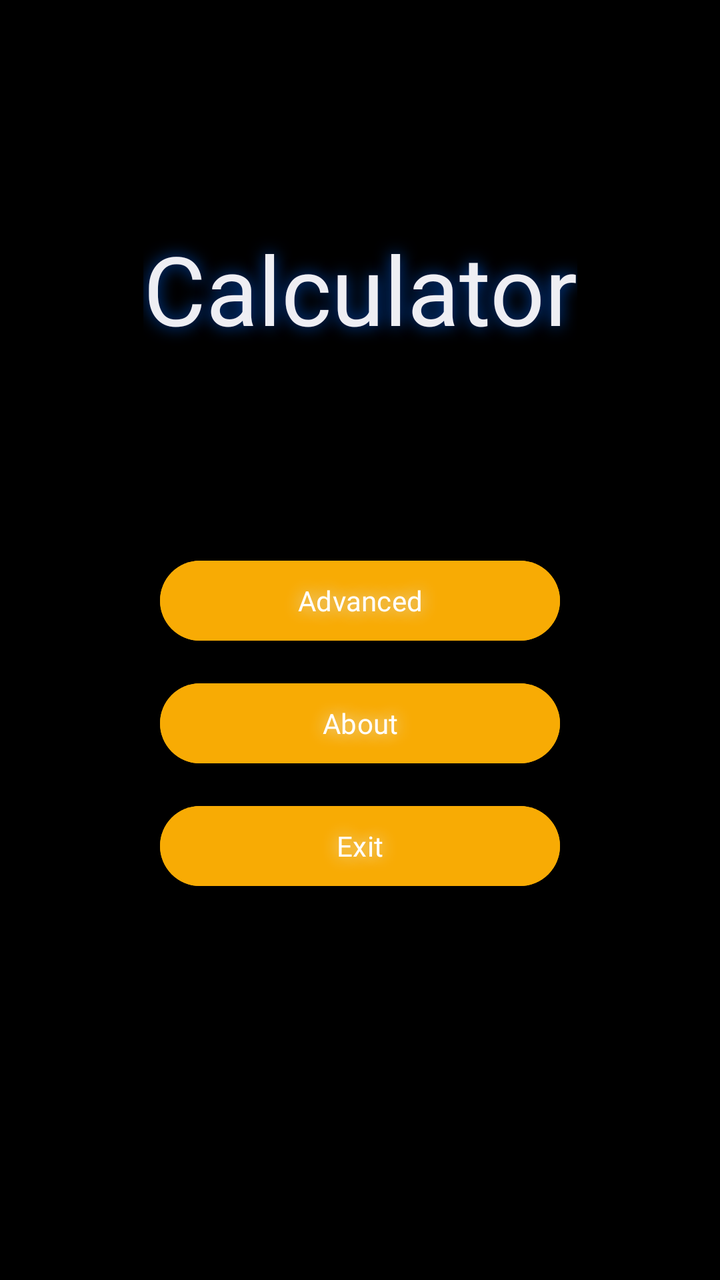
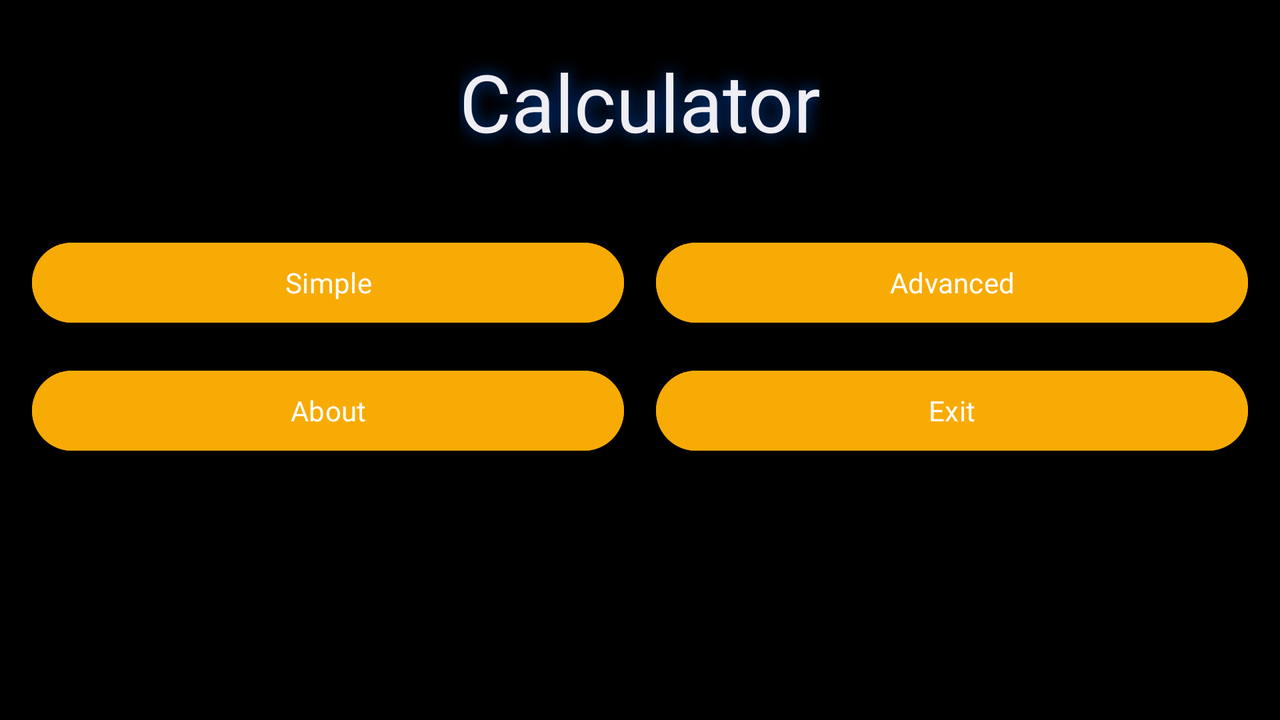

First picture: res/layout/ on a phone held upright. Second picture: the repository's own variant of that layout, on a device whose configuration matches the variant's folder. Source for both follows.
<!-- AndroidManifest.xml: application theme Theme.SimpleCalculator -->
<!-- res/layout/activity_main.xml -->
<?xml version="1.0" encoding="utf-8"?>
<androidx.constraintlayout.widget.ConstraintLayout xmlns:android="http://schemas.android.com/apk/res/android"
    xmlns:app="http://schemas.android.com/apk/res-auto"
    xmlns:tools="http://schemas.android.com/tools"
    android:id="@+id/main"
    android:layout_width="match_parent"
    android:layout_height="match_parent"
    android:background="@color/black"
    tools:context=".MainActivity">

    <Button
        android:id="@+id/button"
        android:layout_width="200dp"
        android:layout_height="wrap_content"
        android:layout_marginTop="141dp"
        android:layout_marginBottom="142dp"
        android:backgroundTint="#F8AB04"
        android:fontFamily="@font/montserrat_bold"
        android:shadowColor="#E8ECF0"
        android:shadowDx="0"
        android:shadowDy="0"
        android:shadowRadius="20"
        android:text="Simple"
        app:layout_constraintBottom_toTopOf="@+id/button6"
        app:layout_constraintEnd_toEndOf="parent"
        app:layout_constraintHorizontal_bias="0.5"
        app:layout_constraintStart_toStartOf="parent"
        app:layout_constraintTop_toBottomOf="@+id/textView" />

    <Button
        android:id="@+id/button4"
        android:layout_width="200dp"
        android:layout_height="wrap_content"
        android:backgroundTint="#F8AB04"
        android:fontFamily="@font/montserrat_bold"
        android:shadowColor="#DFE4ED"
        android:shadowDx="0"
        android:shadowDy="0"
        android:shadowRadius="20"
        android:text="Advanced"
        app:layout_constraintBottom_toTopOf="@+id/button5"
        app:layout_constraintEnd_toEndOf="parent"
        app:layout_constraintHorizontal_bias="0.5"
        app:layout_constraintStart_toStartOf="parent"
        app:layout_constraintTop_toBottomOf="@+id/button"
        app:layout_constraintVertical_bias="0.5" />

    <Button
        android:id="@+id/button5"
        android:layout_width="200dp"
        android:layout_height="wrap_content"
        android:backgroundTint="#F8AB04"
        android:fontFamily="@font/montserrat_bold"
        android:shadowColor="#E8ECF0"
        android:shadowDx="0"
        android:shadowDy="0"
        android:shadowRadius="20"
        android:text="About"
        app:layout_constraintBottom_toTopOf="@+id/button6"
        app:layout_constraintEnd_toEndOf="parent"
        app:layout_constraintHorizontal_bias="0.5"
        app:layout_constraintStart_toStartOf="parent"
        app:layout_constraintTop_toBottomOf="@+id/button4"
        app:layout_constraintVertical_bias="0.5" />

    <Button
        android:id="@+id/button6"
        android:layout_width="200dp"
        android:layout_height="wrap_content"
        android:layout_marginBottom="193dp"
        android:backgroundTint="#F8AB04"
        android:fontFamily="@font/montserrat_bold"
        android:shadowColor="#E8ECF0"
        android:shadowDx="0"
        android:shadowDy="0"
        android:shadowRadius="20"
        android:text="Exit"
        app:layout_constraintBottom_toBottomOf="parent"
        app:layout_constraintEnd_toEndOf="parent"
        app:layout_constraintHorizontal_bias="0.5"
        app:layout_constraintStart_toStartOf="parent" />

    <TextView
        android:id="@+id/textView"
        android:layout_width="wrap_content"
        android:layout_height="wrap_content"
        android:layout_marginTop="112dp"
        android:background="#000000"
        android:fontFamily="@font/montserrat_bold"
        android:shadowColor="#0047AB"
        android:shadowDx="0"
        android:shadowDy="0"
        android:shadowRadius="20"
        android:text="Calculator"
        android:textColor="#EEEEF3"
        android:textSize="48sp"
        app:layout_constraintEnd_toEndOf="parent"
        app:layout_constraintStart_toStartOf="parent"
        app:layout_constraintTop_toTopOf="parent" />

</androidx.constraintlayout.widget.ConstraintLayout>
<!-- resources referenced by this layout -->
<resources>
  <color name="black">#000000</color>
  <style name="Theme.SimpleCalculator" parent="Base.Theme.SimpleCalculator" />
  <style name="Base.Theme.SimpleCalculator" parent="Theme.Material3.DayNight.NoActionBar">
      </style>
</resources>
<!-- res/layout-land/activity_main.xml (the repository's variant of the layout above) -->
<!-- drawn on the phone turned sideways -->
<?xml version="1.0" encoding="utf-8"?>
<androidx.constraintlayout.widget.ConstraintLayout xmlns:android="http://schemas.android.com/apk/res/android"
    xmlns:app="http://schemas.android.com/apk/res-auto"
    xmlns:tools="http://schemas.android.com/tools"
    android:id="@+id/main"
    android:layout_width="match_parent"
    android:layout_height="match_parent"
    android:background="@color/black"
    tools:context=".MainActivity">

    <TextView
        android:id="@+id/textView"
        android:layout_width="wrap_content"
        android:layout_height="wrap_content"
        android:layout_marginTop="24dp"
        android:background="#000000"
        android:fontFamily="@font/montserrat_bold"
        android:shadowColor="#0047AB"
        android:shadowDx="0"
        android:shadowDy="0"
        android:shadowRadius="20"
        android:text="Calculator"
        android:textColor="#EEEEF3"
        android:textSize="40sp"
        app:layout_constraintEnd_toEndOf="parent"
        app:layout_constraintStart_toStartOf="parent"
        app:layout_constraintTop_toTopOf="parent" />

    <androidx.constraintlayout.helper.widget.Flow
        android:id="@+id/flow"
        android:layout_width="0dp"
        android:layout_height="wrap_content"
        android:layout_marginTop="24dp"
        android:padding="16dp"
        app:constraint_referenced_ids="button,button4,button5,button6"
        app:flow_horizontalGap="16dp"
        app:flow_maxElementsWrap="2"
        app:flow_verticalGap="16dp"
        app:flow_wrapMode="aligned"
        app:layout_constraintEnd_toEndOf="parent"
        app:layout_constraintStart_toStartOf="parent"
        app:layout_constraintTop_toBottomOf="@+id/textView" />

    <Button
        android:id="@+id/button"
        android:layout_width="0dp"
        android:layout_height="wrap_content"
        android:backgroundTint="#F8AB04"
        android:fontFamily="@font/montserrat_bold"
        android:text="Simple" />

    <Button
        android:id="@+id/button4"
        android:layout_width="0dp"
        android:layout_height="wrap_content"
        android:backgroundTint="#F8AB04"
        android:fontFamily="@font/montserrat_bold"
        android:text="Advanced" />

    <Button
        android:id="@+id/button5"
        android:layout_width="0dp"
        android:layout_height="wrap_content"
        android:backgroundTint="#F8AB04"
        android:fontFamily="@font/montserrat_bold"
        android:text="About" />

    <Button
        android:id="@+id/button6"
        android:layout_width="0dp"
        android:layout_height="wrap_content"
        android:backgroundTint="#F8AB04"
        android:fontFamily="@font/montserrat_bold"
        android:text="Exit" />

</androidx.constraintlayout.widget.ConstraintLayout>
